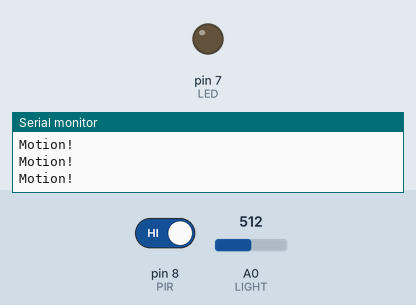
Bench run of a sketch on a simulated Arduino Uno, built with avr-gcc and run on an emulated ATmega328P. On the bench: output pins drawn as LEDs (lit = HIGH), the last lines printed to the serial monitor. The inputs (shaded band) are chosen by the test bench; at power-on: A0 (LIGHT) = 512, pin 8 (PIR) HIGH.

Above: at 1.2 s.
1.3 s: A0 (LIGHT) set to 156
4.3 s: A0 (LIGHT) set to 136
At 5.3 s:
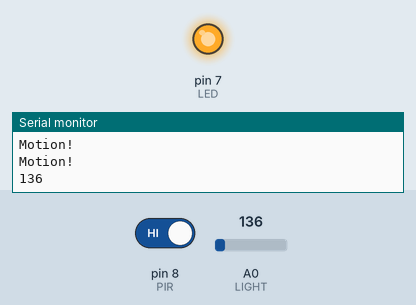
5.8 s: pin 8 (PIR) driven LOW
At 6.9 s:
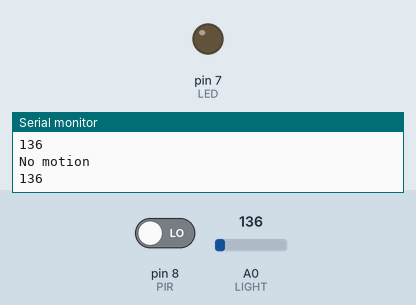
8.8 s: pin 8 (PIR) driven HIGH
At 10.4 s:
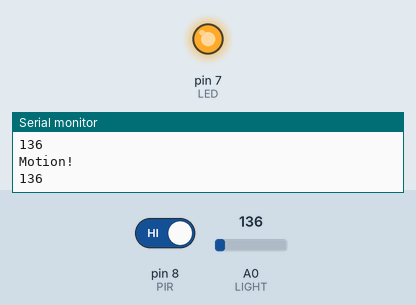
Timing chart, 0 to 11.8 s (numbered marks = the images above; inputs shaded):
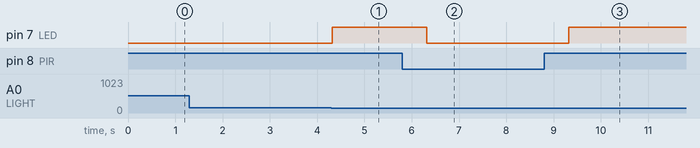

The sketch:

_5293993.ino
```cpp
#define LED 7
#define PIR 8
#define LIGHT A0
#define BUTTON 2
// Pin 13 has an LED connected on most Arduino boards.
// give it a name:


// the setup routine runs once when you press reset:
void setup() {
  // initialize the digital pin as an output.
  pinMode(LED, OUTPUT);
  Serial.begin(9600);
}

// the loop routine runs over and over again forever:
void loop() {
  int val = digitalRead(PIR); //read state of the PIR
  int light = 0;
  light = analogRead(LIGHT);

  if (val == LOW) {
    Serial.println("No motion"); //if the value read is low, there was no motion
    digitalWrite(LED, LOW);    // turn the LED off by making the voltage LOW
    Serial.println(light);
    delay(1000);
  }
  else {
    Serial.println("Motion!"); //if the value read was high, there was motion
    if(light < 150) {
      Serial.println(light);
      digitalWrite(LED, HIGH);   // turn the LED on (HIGH is the voltage level)
      delay(1000);
    }

  }
}
```

Measured:
- the behaviour switches between 150 and 149 on A0 (LIGHT) (found by bisection; images 0 and 1)
- after the input at 4.3 s, pin 7 (LED): LOW → HIGH at once
- after the input at 5.8 s, pin 7 (LED): HIGH → LOW after 0.52 s
- after the input at 8.8 s, pin 7 (LED): LOW → HIGH after 0.52 s
